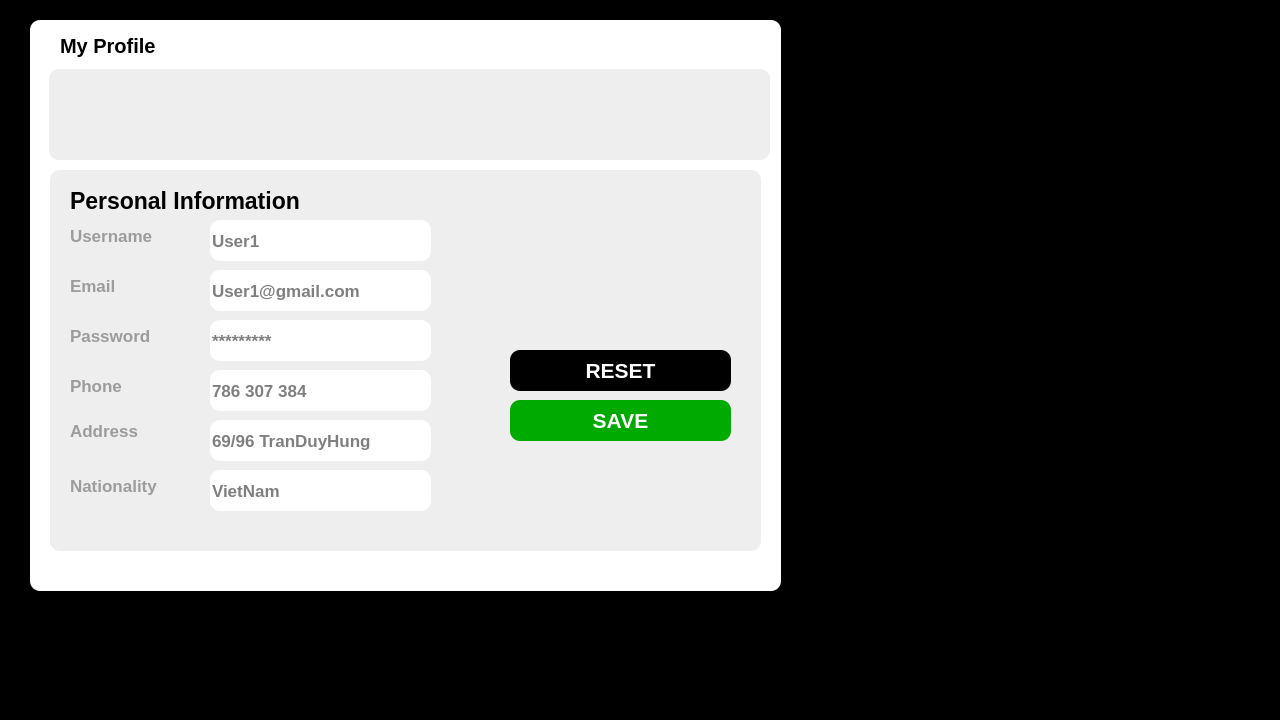
<?xml version="1.0" encoding="UTF-8"?>
<ui version="4.0">
 <class>MainWindow</class>
 <widget class="QWidget" name="MainWindow">
  <property name="geometry">
   <rect>
    <x>0</x>
    <y>0</y>
    <width>1280</width>
    <height>720</height>
   </rect>
  </property>
  <property name="font">
   <font>
    <pointsize>11</pointsize>
    <bold>true</bold>
   </font>
  </property>
  <property name="windowTitle">
   <string>MainWindow</string>
  </property>
  <property name="styleSheet">
   <string notr="true">background-color: rgb(0, 0, 0);
border-radius: 10px;</string>
  </property>
  <widget class="QWidget" name="widget" native="true">
   <property name="geometry">
    <rect>
     <x>30</x>
     <y>20</y>
     <width>751</width>
     <height>571</height>
    </rect>
   </property>
   <property name="styleSheet">
    <string notr="true">background-color: rgb(255, 255, 255);
border-radius: 10px;</string>
   </property>
   <widget class="QLabel" name="label">
    <property name="geometry">
     <rect>
      <x>30</x>
      <y>10</y>
      <width>121</width>
      <height>31</height>
     </rect>
    </property>
    <property name="font">
     <font>
      <pointsize>15</pointsize>
      <bold>true</bold>
     </font>
    </property>
    <property name="styleSheet">
     <string notr="true">color:rgb(0, 0, 0);</string>
    </property>
    <property name="text">
     <string>My Profile</string>
    </property>
   </widget>
   <widget class="QWidget" name="widget_2" native="true">
    <property name="geometry">
     <rect>
      <x>19</x>
      <y>49</y>
      <width>721</width>
      <height>91</height>
     </rect>
    </property>
    <property name="styleSheet">
     <string notr="true">border-radius: 10px;
background-color: rgb(238, 238, 238);</string>
    </property>
    <widget class="QLabel" name="avatarLabel">
     <property name="geometry">
      <rect>
       <x>40</x>
       <y>0</y>
       <width>101</width>
       <height>91</height>
      </rect>
     </property>
     <property name="font">
      <font>
       <pointsize>1</pointsize>
       <bold>true</bold>
      </font>
     </property>
     <property name="text">
      <string/>
     </property>
     <property name="pixmap">
      <pixmap>../img/đã vẽ02.png</pixmap>
     </property>
     <property name="scaledContents">
      <bool>true</bool>
     </property>
    </widget>
   </widget>
   <widget class="QWidget" name="widget_3" native="true">
    <property name="geometry">
     <rect>
      <x>20</x>
      <y>150</y>
      <width>711</width>
      <height>381</height>
     </rect>
    </property>
    <property name="font">
     <font>
      <pointsize>11</pointsize>
      <bold>true</bold>
     </font>
    </property>
    <property name="styleSheet">
     <string notr="true">border-radius: 10px;
background-color: rgb(238, 238, 238);</string>
    </property>
    <widget class="QLabel" name="label_2">
     <property name="geometry">
      <rect>
       <x>20</x>
       <y>10</y>
       <width>531</width>
       <height>41</height>
      </rect>
     </property>
     <property name="font">
      <font>
       <pointsize>17</pointsize>
       <bold>true</bold>
      </font>
     </property>
     <property name="styleSheet">
      <string notr="true">color:rgb(0, 0, 0);</string>
     </property>
     <property name="text">
      <string>Personal Information</string>
     </property>
    </widget>
    <widget class="QLabel" name="label_4">
     <property name="geometry">
      <rect>
       <x>20</x>
       <y>100</y>
       <width>61</width>
       <height>31</height>
      </rect>
     </property>
     <property name="font">
      <font>
       <pointsize>13</pointsize>
       <bold>true</bold>
      </font>
     </property>
     <property name="styleSheet">
      <string notr="true">color: rgb(156, 156, 156);</string>
     </property>
     <property name="text">
      <string>Email</string>
     </property>
    </widget>
    <widget class="QLineEdit" name="txtEmail">
     <property name="geometry">
      <rect>
       <x>160</x>
       <y>100</y>
       <width>221</width>
       <height>41</height>
      </rect>
     </property>
     <property name="font">
      <font>
       <pointsize>13</pointsize>
       <bold>true</bold>
      </font>
     </property>
     <property name="styleSheet">
      <string notr="true">background-color: rgb(255, 255, 255);
border-radius: 10px;</string>
     </property>
     <property name="text">
      <string/>
     </property>
     <property name="placeholderText">
      <string>User1@gmail.com</string>
     </property>
    </widget>
    <widget class="QLabel" name="label_5">
     <property name="geometry">
      <rect>
       <x>20</x>
       <y>50</y>
       <width>121</width>
       <height>31</height>
      </rect>
     </property>
     <property name="font">
      <font>
       <pointsize>13</pointsize>
       <bold>true</bold>
      </font>
     </property>
     <property name="styleSheet">
      <string notr="true">color: rgb(156, 156, 156);</string>
     </property>
     <property name="text">
      <string>Username</string>
     </property>
    </widget>
    <widget class="QLineEdit" name="txtName">
     <property name="geometry">
      <rect>
       <x>160</x>
       <y>50</y>
       <width>221</width>
       <height>41</height>
      </rect>
     </property>
     <property name="font">
      <font>
       <pointsize>13</pointsize>
       <bold>true</bold>
      </font>
     </property>
     <property name="styleSheet">
      <string notr="true">background-color: rgb(255, 255, 255);
border-radius: 10px;</string>
     </property>
     <property name="placeholderText">
      <string>User1</string>
     </property>
    </widget>
    <widget class="QLabel" name="label_6">
     <property name="geometry">
      <rect>
       <x>20</x>
       <y>150</y>
       <width>101</width>
       <height>31</height>
      </rect>
     </property>
     <property name="font">
      <font>
       <pointsize>13</pointsize>
       <bold>true</bold>
      </font>
     </property>
     <property name="styleSheet">
      <string notr="true">color: rgb(156, 156, 156);</string>
     </property>
     <property name="text">
      <string>Password</string>
     </property>
    </widget>
    <widget class="QLineEdit" name="txtPass">
     <property name="geometry">
      <rect>
       <x>160</x>
       <y>150</y>
       <width>221</width>
       <height>41</height>
      </rect>
     </property>
     <property name="font">
      <font>
       <pointsize>13</pointsize>
       <bold>true</bold>
      </font>
     </property>
     <property name="styleSheet">
      <string notr="true">background-color: rgb(255, 255, 255);
border-radius: 10px;</string>
     </property>
     <property name="placeholderText">
      <string>*********</string>
     </property>
    </widget>
    <widget class="QLabel" name="label_7">
     <property name="geometry">
      <rect>
       <x>20</x>
       <y>200</y>
       <width>71</width>
       <height>31</height>
      </rect>
     </property>
     <property name="font">
      <font>
       <pointsize>13</pointsize>
       <bold>true</bold>
      </font>
     </property>
     <property name="styleSheet">
      <string notr="true">color: rgb(156, 156, 156);</string>
     </property>
     <property name="text">
      <string>Phone</string>
     </property>
    </widget>
    <widget class="QLineEdit" name="txtPhone">
     <property name="geometry">
      <rect>
       <x>160</x>
       <y>200</y>
       <width>221</width>
       <height>41</height>
      </rect>
     </property>
     <property name="font">
      <font>
       <pointsize>13</pointsize>
       <bold>true</bold>
      </font>
     </property>
     <property name="styleSheet">
      <string notr="true">background-color: rgb(255, 255, 255);
border-radius: 10px;</string>
     </property>
     <property name="placeholderText">
      <string>786 307 384</string>
     </property>
    </widget>
    <widget class="QLabel" name="label_8">
     <property name="geometry">
      <rect>
       <x>20</x>
       <y>250</y>
       <width>91</width>
       <height>21</height>
      </rect>
     </property>
     <property name="font">
      <font>
       <pointsize>13</pointsize>
       <bold>true</bold>
      </font>
     </property>
     <property name="styleSheet">
      <string notr="true">color: rgb(156, 156, 156);</string>
     </property>
     <property name="text">
      <string>Address</string>
     </property>
    </widget>
    <widget class="QLineEdit" name="txtAddress">
     <property name="geometry">
      <rect>
       <x>160</x>
       <y>250</y>
       <width>221</width>
       <height>41</height>
      </rect>
     </property>
     <property name="font">
      <font>
       <pointsize>13</pointsize>
       <bold>true</bold>
      </font>
     </property>
     <property name="styleSheet">
      <string notr="true">background-color: rgb(255, 255, 255);
border-radius: 10px;</string>
     </property>
     <property name="placeholderText">
      <string>69/96 TranDuyHung</string>
     </property>
    </widget>
    <widget class="QLabel" name="label_9">
     <property name="geometry">
      <rect>
       <x>20</x>
       <y>300</y>
       <width>121</width>
       <height>31</height>
      </rect>
     </property>
     <property name="font">
      <font>
       <pointsize>13</pointsize>
       <bold>true</bold>
      </font>
     </property>
     <property name="styleSheet">
      <string notr="true">color: rgb(156, 156, 156);</string>
     </property>
     <property name="text">
      <string>Nationality</string>
     </property>
    </widget>
    <widget class="QLineEdit" name="txtCountry">
     <property name="geometry">
      <rect>
       <x>160</x>
       <y>300</y>
       <width>221</width>
       <height>41</height>
      </rect>
     </property>
     <property name="font">
      <font>
       <pointsize>13</pointsize>
       <bold>true</bold>
      </font>
     </property>
     <property name="styleSheet">
      <string notr="true">background-color: rgb(255, 255, 255);
border-radius: 10px;</string>
     </property>
     <property name="placeholderText">
      <string>VietNam</string>
     </property>
    </widget>
    <widget class="QPushButton" name="btnSave">
     <property name="geometry">
      <rect>
       <x>460</x>
       <y>230</y>
       <width>221</width>
       <height>41</height>
      </rect>
     </property>
     <property name="font">
      <font>
       <pointsize>16</pointsize>
       <bold>true</bold>
      </font>
     </property>
     <property name="styleSheet">
      <string notr="true">color: rgb(255, 255, 255);
border-radius: 10px;
background-color: rgb(0, 170, 0);</string>
     </property>
     <property name="text">
      <string>SAVE</string>
     </property>
    </widget>
    <widget class="QPushButton" name="btnReset">
     <property name="geometry">
      <rect>
       <x>460</x>
       <y>180</y>
       <width>221</width>
       <height>41</height>
      </rect>
     </property>
     <property name="font">
      <font>
       <pointsize>16</pointsize>
       <bold>true</bold>
      </font>
     </property>
     <property name="styleSheet">
      <string notr="true">color: rgb(255, 255, 255);
border-radius: 10px;
background-color: rgb(0, 0, 0);</string>
     </property>
     <property name="text">
      <string>RESET</string>
     </property>
    </widget>
   </widget>
  </widget>
 </widget>
 <resources/>
 <connections/>
</ui>
